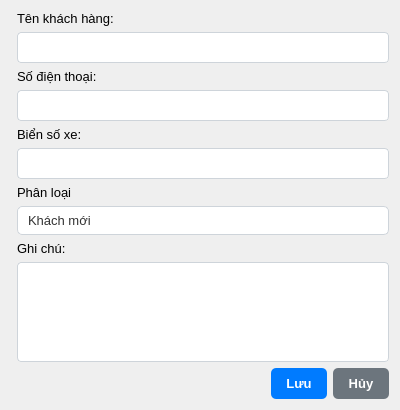
<?xml version="1.0" encoding="UTF-8"?>
<ui version="4.0">
 <class>Dialog</class>
 <widget class="QDialog" name="Dialog">
  <property name="geometry">
   <rect>
    <x>0</x>
    <y>0</y>
    <width>400</width>
    <height>410</height>
   </rect>
  </property>
  <property name="font">
   <font>
    <family>Segoe UI</family>
    <pointsize>10</pointsize>
   </font>
  </property>
  <property name="windowTitle">
   <string>Thêm khách hàng mới</string>
  </property>
  <layout class="QVBoxLayout" name="verticalLayout">
   <item>
    <layout class="QFormLayout" name="formLayout">
     <item row="0" column="1">
      <widget class="QLabel" name="label">
       <property name="text">
        <string>Tên khách hàng:</string>
       </property>
      </widget>
     </item>
     <item row="2" column="1">
      <widget class="QLabel" name="label_2">
       <property name="text">
        <string>Số điện thoại:</string>
       </property>
      </widget>
     </item>
     <item row="1" column="1">
      <widget class="QLineEdit" name="txt_name">
       <property name="styleSheet">
        <string notr="true">QLineEdit, QTextEdit {
    border: 1px solid #ced4da;
    border-radius: 4px;
    padding: 6px;
    background-color: #ffffff;
    selection-background-color: #007bff;
}
QLineEdit:focus, QTextEdit:focus {
    border: 1px solid #80bdff; /* Đổi viền sang màu xanh khi đang gõ chữ */
}</string>
       </property>
      </widget>
     </item>
     <item row="3" column="1">
      <widget class="QLineEdit" name="txt_phone">
       <property name="styleSheet">
        <string notr="true">QLineEdit, QTextEdit {
    border: 1px solid #ced4da;
    border-radius: 4px;
    padding: 6px;
    background-color: #ffffff;
    selection-background-color: #007bff;
}
QLineEdit:focus, QTextEdit:focus {
    border: 1px solid #80bdff; /* Đổi viền sang màu xanh khi đang gõ chữ */
}</string>
       </property>
      </widget>
     </item>
     <item row="4" column="1">
      <widget class="QLabel" name="label_3">
       <property name="text">
        <string>Biển số xe:</string>
       </property>
      </widget>
     </item>
     <item row="5" column="1">
      <widget class="QLineEdit" name="txt_plate">
       <property name="styleSheet">
        <string notr="true">QLineEdit, QTextEdit {
    border: 1px solid #ced4da;
    border-radius: 4px;
    padding: 6px;
    background-color: #ffffff;
    selection-background-color: #007bff;
}
QLineEdit:focus, QTextEdit:focus {
    border: 1px solid #80bdff; /* Đổi viền sang màu xanh khi đang gõ chữ */
}</string>
       </property>
      </widget>
     </item>
     <item row="8" column="1">
      <widget class="QLabel" name="label_4">
       <property name="text">
        <string>Ghi chú: </string>
       </property>
      </widget>
     </item>
     <item row="9" column="1">
      <widget class="QTextEdit" name="txt_note">
       <property name="styleSheet">
        <string notr="true">QLineEdit, QTextEdit {
    border: 1px solid #ced4da;
    border-radius: 4px;
    padding: 6px;
    background-color: #ffffff;
    selection-background-color: #007bff;
}
QLineEdit:focus, QTextEdit:focus {
    border: 1px solid #80bdff; /* Đổi viền sang màu xanh khi đang gõ chữ */
}</string>
       </property>
      </widget>
     </item>
     <item row="6" column="1">
      <widget class="QLabel" name="label_5">
       <property name="text">
        <string>Phân loại</string>
       </property>
      </widget>
     </item>
     <item row="7" column="1">
      <widget class="QComboBox" name="comboBox">
       <property name="styleSheet">
        <string notr="true">QComboBox {
    border: 1px solid #ced4da; /* Viền xám nhạt */
    border-radius: 5px;        /* Bo tròn 5px */
    padding: 5px 10px;         /* Khoảng cách chữ bên trong */
    background-color: white;   /* Nền trắng */
    color: #333333;            /* Chữ màu xám đen */
}

/* Tùy chỉnh cái nút mũi tên xổ xuống */
QComboBox::drop-down {
    border: none;
    width: 30px; /* Mở rộng chiều ngang một chút cho dễ bấm */
}

/* Chèn icon mũi tên màu đen */
/* Chèn icon mũi tên màu đen */
QComboBox::down-arrow {
    image: url(&quot;C:/Users/LENOVO/OneDrive/Documents/xaydungphanmemquanlydichvuchamsocxeoto/assets/icons/muiten.png&quot;); 
    width: 12px;  
    height: 12px;
}

/* Hiệu ứng khi mũi tên xổ xuống (tùy chọn) */
QComboBox::down-arrow:on {
    top: 1px; /* Đẩy mũi tên xuống 1px khi click tạo cảm giác chân thực */
}</string>
       </property>
       <item>
        <property name="text">
         <string>Khách mới</string>
        </property>
       </item>
       <item>
        <property name="text">
         <string>Khách quay lại</string>
        </property>
       </item>
       <item>
        <property name="text">
         <string>Khách VIP</string>
        </property>
       </item>
      </widget>
     </item>
    </layout>
   </item>
   <item>
    <layout class="QHBoxLayout" name="horizontalLayout_2">
     <item>
      <spacer name="horizontalSpacer">
       <property name="orientation">
        <enum>Qt::Horizontal</enum>
       </property>
       <property name="sizeHint" stdset="0">
        <size>
         <width>40</width>
         <height>20</height>
        </size>
       </property>
      </spacer>
     </item>
     <item>
      <widget class="QPushButton" name="btn_save">
       <property name="styleSheet">
        <string notr="true">QPushButton {
    background-color: #007bff; /* Màu xanh dương hiện đại */
    color: white;
    border-radius: 5px;
    padding: 8px 15px;         /* Cho nút dài ra một chút */
    font-weight: bold;
}
QPushButton:hover {
    background-color: #0056b3; /* Xanh đậm hơn khi lia chuột */
}</string>
       </property>
       <property name="text">
        <string>Lưu</string>
       </property>
       <property name="icon">
        <iconset resource="../../assets/resources.qrc">
         <normaloff>:/icons/icons/luu.png</normaloff>:/icons/icons/luu.png</iconset>
       </property>
       <property name="iconSize">
        <size>
         <width>23</width>
         <height>23</height>
        </size>
       </property>
      </widget>
     </item>
     <item>
      <widget class="QPushButton" name="btn_cancel">
       <property name="styleSheet">
        <string notr="true">QPushButton {
    background-color: #6c757d; /* Màu xám trung tính */
    color: white;
    border-radius: 5px;
    padding: 8px 15px;
    font-weight: bold;
}
QPushButton:hover {
    background-color: #5a6268; /* Xám đậm hơn khi lia chuột */
}</string>
       </property>
       <property name="text">
        <string>Hủy</string>
       </property>
       <property name="icon">
        <iconset resource="../../assets/resources.qrc">
         <normaloff>:/icons/icons/huy.png</normaloff>:/icons/icons/huy.png</iconset>
       </property>
       <property name="iconSize">
        <size>
         <width>23</width>
         <height>23</height>
        </size>
       </property>
      </widget>
     </item>
    </layout>
   </item>
  </layout>
 </widget>
 <resources>
  <include location="../../assets/resources.qrc"/>
 </resources>
 <connections/>
</ui>
